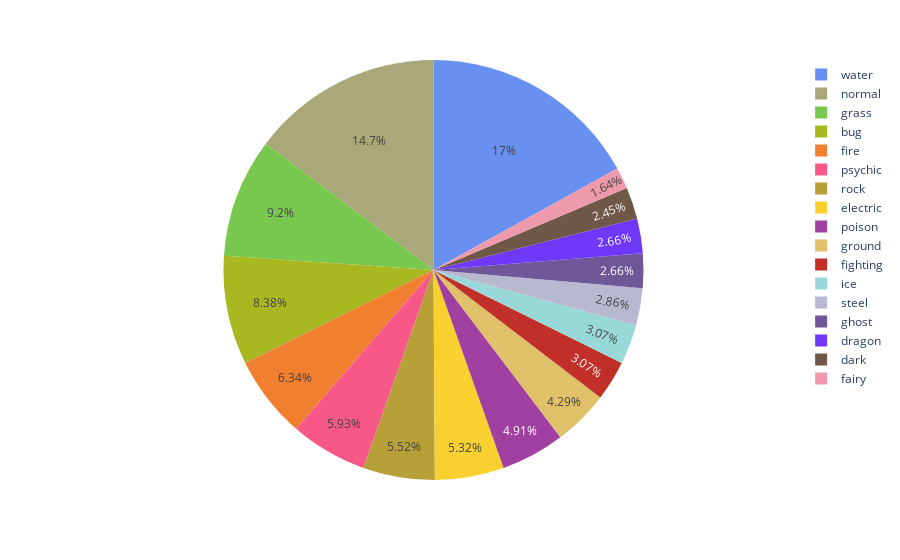

Notebook source saved alongside this figure:
### Code cell
#overall types plot
type_colors = { 'water':'#6890F0','normal':'#A8A878','bug':'#A8B820','grass':'#78C850','fire':'#F08030','electric':'#F8D030','psychic':'#F85888','poison':'#A040A0','rock':'#B8A038','ground':'#E0C068','fighting':'#C03028','fairy':'#EE99AC','ice':'#98D8D8','dark':'#705848','ghost':'#705898','dragon':'#7038F8','steel':'#B8B8D0'}
type_plot = px.pie(types_df, names='Types', values='count',color='Types',color_discrete_map=type_colors)
type_plot.show()

### Figure 1 — Plotly figure (JSON) as saved in the notebook; plotly's stock layout.template omitted (floating-point values rounded to 4 significant figures)
{"data": [{"customdata": [["water"], ["normal"], ["grass"], ["bug"], ["fire"], ["psychic"], ["rock"], ["electric"], ["poison"], ["ground"], ["fighting"], ["ice"], ["steel"], ["ghost"], ["dragon"], ["dark"], ["fairy"]], "domain": {"x": [0, 1], "y": [0, 1]}, "hovertemplate": "Types=%{customdata[0]}<br>count=%{value}<extra></extra>", "labels": ["water", "normal", "grass", "bug", "fire", "psychic", "rock", "electric", "poison", "ground", "fighting", "ice", "steel", "ghost", "dragon", "dark", "fairy"], "legendgroup": "", "marker": {"colors": ["#6890F0", "#A8A878", "#78C850", "#A8B820", "#F08030", "#F85888", "#B8A038", "#F8D030", "#A040A0", "#E0C068", "#C03028", "#98D8D8", "#B8B8D0", "#705898", "#7038F8", "#705848", "#EE99AC"]}, "name": "", "showlegend": true, "type": "pie", "values": [83, 72, 45, 41, 31, 29, 27, 26, 24, 21, 15, 15, 14, 13, 13, 12, 8]}], "layout": {"legend": {"tracegroupgap": 0}, "margin": {"t": 60}}}
